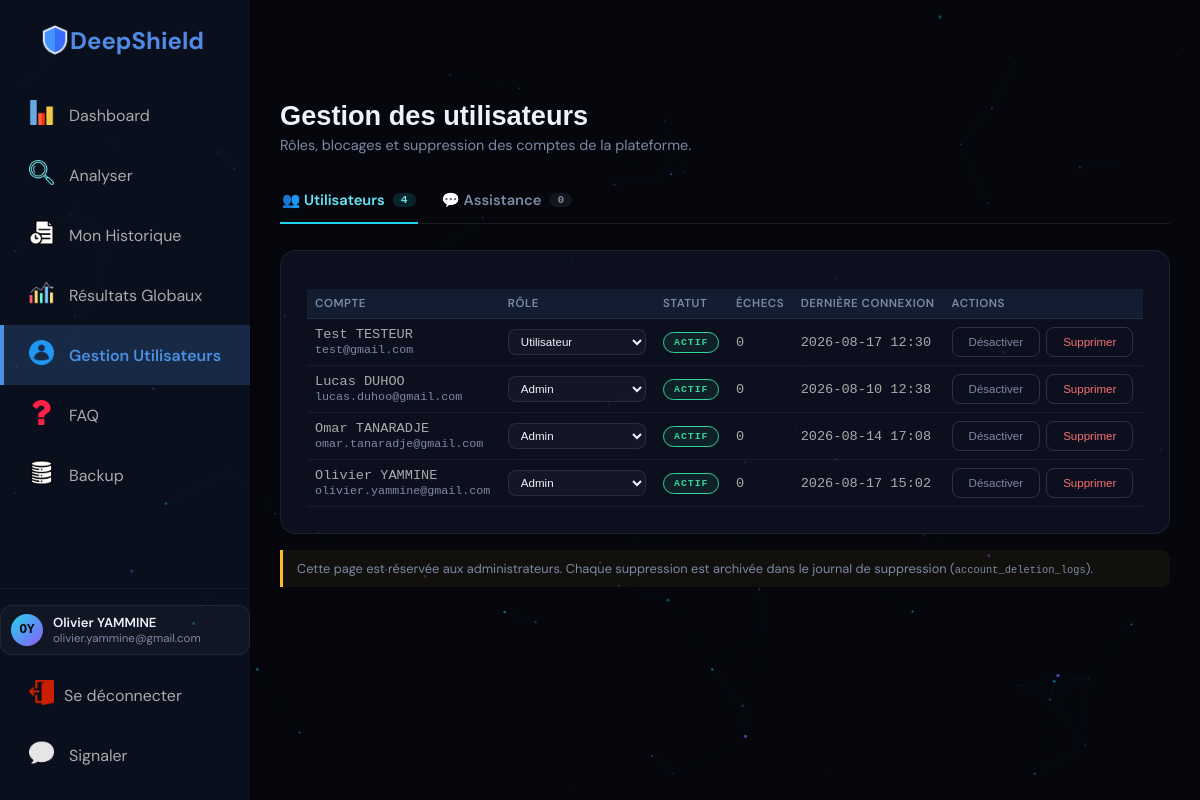
/gestion_users.php (signed in), run on the app's committed database.
### tables this page shows
CREATE TABLE `users` (
  `id` int NOT NULL AUTO_INCREMENT,
  `email` varchar(50) NOT NULL,
  `password_hash` varchar(255) NOT NULL,
  `first_name` varchar(50) DEFAULT NULL,
  `last_name` varchar(50) DEFAULT NULL,
  `profile_photo` varchar(50) NOT NULL DEFAULT 'default-avatar.png',
  `role` tinyint unsigned NOT NULL DEFAULT '2' COMMENT '0=''admin''\r\n1=''premium user''\r\n2=''user''',
  `is_active` tinyint DEFAULT '1' COMMENT '0=inactif, 1=actif, 2=bloqué (trop de tentatives)',
  `failed_login_attempts` tinyint unsigned NOT NULL DEFAULT '0' COMMENT 'Nombre de tentatives de connexion échouées',
  `created_at` timestamp NULL DEFAULT CURRENT_TIMESTAMP,
  `updated_at` timestamp NULL DEFAULT CURRENT_TIMESTAMP ON UPDATE CURRENT_TIMESTAMP,
  `last_login` timestamp NULL DEFAULT NULL,
  `last_try_login` timestamp NULL DEFAULT NULL,
  `email_token` varchar(64) DEFAULT NULL,
  `email_token_expires` datetime DEFAULT NULL,
  `reset_token` varchar(64) DEFAULT NULL,
  `reset_token_expires` datetime DEFAULT NULL,
  PRIMARY KEY (`id`),
  UNIQUE KEY `email` (`email`)
);

CREATE TABLE `assistance` (
  `id` int NOT NULL AUTO_INCREMENT,
  `user_id` int NOT NULL,
  `first_name` varchar(50) NOT NULL,
  `last_name` varchar(50) NOT NULL,
  `email` varchar(255) NOT NULL,
  `role` tinyint NOT NULL,
  `subject` varchar(255) NOT NULL,
  `message` longtext NOT NULL,
  `date_submission` timestamp NOT NULL DEFAULT CURRENT_TIMESTAMP,
  `status` enum('nouveau','lu','resolu','fermé') DEFAULT 'nouveau',
  `admin_notes` longtext,
  `date_response` timestamp NULL DEFAULT NULL,
  PRIMARY KEY (`id`)
);

### src/Auth.php (called while the page is built, shortened)
<?php
final class Auth
{
    public function currentUser(): ?array
    {
        return [
            'id' => $_SESSION['user_id'],
            'email' => $_SESSION['email'] ?? '',
            'first_name' => $_SESSION['first_name'] ?? '',
            'last_name' => $_SESSION['last_name'] ?? '',
            'role' => $_SESSION['role'] ?? 2,
        ];
    }
}

### src/helpers.php (called while the page is built, shortened)
<?php
function e(?string $value): string
{
    return htmlspecialchars($value ?? '', ENT_QUOTES, 'UTF-8');
}

### public/gestion_users.php (the view, shortened to what this page needs)
<?php
require_once __DIR__ . '/../src/bootstrap.php';
$roleLabels = [0 => 'Admin', 1 => 'Utilisateur premium', 2 => 'Utilisateur'];
if ($dbError === null) {
    $currentUser = $auth->currentUser();
    $currentUserId = (int) $currentUser['id'];
}
$csrfToken = ds_csrf_token();
$users = [];
$assistanceRequests = [];
if ($dbError === null) {
    $stmt = $pdo->query('SELECT id, email, first_name, last_name, role, is_active, failed_login_attempts, created_at, last_login FROM users ORDER BY created_at DESC');
    $users = $stmt->fetchAll();
    $stmt = $pdo->query(
        "SELECT * FROM assistance
         ORDER BY FIELD(status, 'nouveau', 'lu', 'resolu', 'fermé'), date_submission DESC"
    );
    $assistanceRequests = $stmt->fetchAll();
}
$assistOpenCount = count(array_filter($assistanceRequests, fn($a) => $a['status'] === 'nouveau'));
?>
<!DOCTYPE html>
<html lang="fr">
<head>
<link href="assets/css/site.css" rel="stylesheet">
<link href="assets/css/app.css" rel="stylesheet">
</head>
<body>
<canvas id="bg-canvas"></canvas>
<div class="app-layout">
  <?php include __DIR__ . '/../src/partials/app_sidebar.php'; ?>
  <main class="app-main">
    <div class="app-page-head">
      <h1>Gestion des utilisateurs</h1>
      <p>Rôles, blocages et suppression des comptes de la plateforme.</p>
    </div>
    <?php if ($dbError !== null): ?>
      <div class="notice"><img src="assets/images/supprimer.png" alt="supprimer.png" width="30px"> Base de données injoignable : <?= e($dbError) ?></div>
    <?php else: ?>
    <nav class="page-tabs">
      <button type="button" class="page-tab active" data-tab="users" onclick="switchPageTab('users', this)">
        👥 Utilisateurs <span class="tab-count"><?= count($users) ?></span>
      </button>
      <button type="button" class="page-tab" data-tab="assistance" onclick="switchPageTab('assistance', this)">
        💬 Assistance <span class="tab-count"><?= $assistOpenCount ?></span>
      </button>
    </nav>
    <div id="tab-users" class="page-tab-panel active">
    <section class="panel">
      <?php if (empty($users)): ?>
        <div class="empty-state"><p>Aucun compte enregistré.</p></div>
      <?php else: ?>
        <table class="table" style="font-size: medium;">
          <thead>
            <tr>
              <th>Compte</th><th>Rôle</th><th>Statut</th><th>Échecs</th><th>Dernière connexion</th><th>Actions</th>
            </tr>
          </thead>
          <tbody>
            <?php foreach ($users as $u): $isSelf = (int) $u['id'] === $currentUserId; ?>
              <tr>
                <td><?= e($u['first_name'] . ' ' . $u['last_name']) ?><br><span class="muted"><?= e($u['email']) ?></span></td>
                <td>
                  <form method="post" style="display:flex;gap:6px;align-items:center;">
                    <select name="role" onchange="this.form.submit()"
                      style="background:rgba(255,255,255,0.03);border:1px solid rgba(255,255,255,0.09);color:var(--text-main);border-radius:8px;padding:5px 8px;font-size:0.85em;">
                      <?php foreach ($roleLabels as $val => $label): ?>
                        <option value="<?= $val ?>" style="background:#0b0f1a;color:#f5f5f5;" <?= (int) $u['role'] === $val ? 'selected' : '' ?>><?= e($label) ?></option>
                      <?php endforeach; ?>
                    </select>
                  </form>
                </td>
                <td>
                  <?php if ((int) $u['is_active'] === 1): ?>
                    <span class="badge badge-ok">ACTIF</span>
                  <?php elseif ((int) $u['is_active'] === 2): ?>
                    <span class="badge badge-warn">BLOQUÉ</span>
                  <?php else: ?>
                    <span class="badge badge-neutral">DÉSACTIVÉ</span>
                  <?php endif; ?>
                </td>
                <td><?= (int) $u['failed_login_attempts'] ?></td>
                <td><?= $u['last_login'] ? e(substr((string) $u['last_login'], 0, 16)) : '—' ?></td>
                <td>
                  <div style="display:flex;gap:6px;flex-wrap:wrap;">
                    <?php if ((int) $u['is_active'] === 2): ?>
                      <form method="post"><input type="hidden" name="action" value="unlock"><input type="hidden" name="user_id" value="<?= (int) $u['id'] ?>"><input type="hidden" name="csrf_token" value="<?= e($csrfToken) ?>"><button type="submit" class="btn-ghost">Débloquer</button></form>
                    <?php elseif ((int) $u['is_active'] === 0): ?>
                      <form method="post"><input type="hidden" name="action" value="activate"><input type="hidden" name="user_id" value="<?= (int) $u['id'] ?>"><input type="hidden" name="csrf_token" value="<?= e($csrfToken) ?>"><button type="submit" class="btn-ghost">Réactiver</button></form>
                    <?php else: ?>
                      <form method="post" onsubmit="return !<?= $isSelf ? 'true' : 'false' ?>;"><button type="submit" class="btn-ghost" <?= $isSelf ? 'disabled title="Vous ne pouvez pas désactiver votre propre compte"' : '' ?>>Désactiver</button></form>
                    <?php endif; ?>
                    <form method="post" onsubmit="return confirm('Supprimer définitivement ce compte ?');"><button type="submit" class="btn-ghost" style="color:var(--danger);" <?= $isSelf ? 'disabled title="Vous ne pouvez pas supprimer votre propre compte"' : '' ?>>Supprimer</button></form>
                  </div>
                </td>
              </tr>
            <?php endforeach; ?>
          </tbody>
        </table>
      <?php endif; ?>
    </section>
    <p class="disclaimer">Cette page est réservée aux administrateurs. Chaque suppression est archivée dans le journal de suppression (<code>account_deletion_logs</code>).</p>
    </div>
    <?php endif; ?>
  </main>
</div>
</body>
</html>

### src/partials/app_sidebar.php (shortened to what this page needs)
<?php
$current_page = basename($_SERVER['PHP_SELF']);
$currentUser = ($auth !== null) ? $auth->currentUser() : null;
$role = $_SESSION['role'] ?? null;
?>
<div class="sidebar">
    <nav class="nav-menu">
        <div class="header-logo"><img src="assets/images/bouclier.png" alt="logo" style="width:30px; height:30px; object-fit:contain;">DeepShield</div>
        <a href="dashboard.php" class="nav-item <?php echo (strpos($current_page, 'dashboard') !== false) ? 'active' : ''; ?>">
            <div class="nav-icon">
                <img src="assets/images/graphiques.png" alt="Dashboard" style="width:25px; height:25px; object-fit:contain;">
            </div>
            <span>Dashboard</span>
        </a>
        <a href="analyser.php" class="nav-item <?php echo ($current_page == 'analyser.php') ? 'active' : ''; ?>">
            <div class="nav-icon">
                <img src="assets/images/rechercher.png" alt="Analyser" style="width:25px; height:25px; object-fit:contain;">
            </div>
            <span>Analyser</span>
        </a>
        <a href="historique.php" class="nav-item <?php echo ($current_page == 'historique.php') ? 'active' : ''; ?>">
            <div class="nav-icon">
                <img src="assets/images/file.png" alt="Mon Historique" style="width:25px; height:25px; object-fit:contain;">
            </div>
            <span>Mon Historique</span>
        </a>
        <?php if ($role === 0): ?>
            <a href="resultats.php" class="nav-item <?php echo ($current_page == 'resultats.php') ? 'active' : ''; ?>">
                <div class="nav-icon">
                    <img src="assets/images/fluctuation.png" alt="Résultats Globaux" style="width:25px; height:25px; object-fit:contain;">
                </div>
                <span>Résultats Globaux</span>
            </a>
        <?php endif; ?>
        <?php if ($role === 0): ?>
            <a href="gestion_users.php" class="nav-item <?php echo ($current_page == 'gestion_users.php') ? 'active' : ''; ?>">
                <div class="nav-icon">
                    <img src="assets/images/user_logo.png" alt="Gestion Utilisateurs" style="width:25px; height:25px; object-fit:contain;">
                </div>
                <span>Gestion Utilisateurs</span>
            </a>
        <?php endif; ?>
        <a href="faq.php" class="nav-item <?php echo ($current_page == 'faq.php') ? 'active' : ''; ?>">
            <div class="nav-icon">
                <img src="assets/images/point-dinterrogation.png" alt="FAQ" style="width:25px; height:25px; object-fit:contain;">
            </div>
            <span>FAQ</span>
        </a>
        <?php if ($role === 0): ?>
            <a href="backup.php" class="nav-item <?php echo ($current_page == 'backup.php') ? 'active' : ''; ?>">
                <div class="nav-icon">
                    <img src="assets/images/database.png" alt="Backup" style="width:25px; height:25px; object-fit:contain;">
                </div>
                <span>Backup</span>
            </a>
        <?php endif; ?>
    </nav>
    <div class="app-sidebar-footer">
        <?php if ($currentUser !== null): ?>
        <a href="profile.php" class="user-pill" style="text-decoration:none;<?php echo ($current_page == 'profile.php') ? 'border-color:var(--cyan);' : ''; ?>" title="Mon profil">
            <span class="user-avatar"><?= e(strtoupper(substr($currentUser['first_name'] ?? '', 0, 1) . substr($currentUser['last_name'] ?? '', 0, 1))) ?></span>
            <div class="user-pill-info">
                <span class="user-name"><?= e(trim(($currentUser['first_name'] ?? '') . ' ' . ($currentUser['last_name'] ?? ''))) ?></span>
                <span class="user-email"><?= e($currentUser['email'] ?? '') ?></span>
            </div>
        </a>
        <a href="logout.php" class="nav-item" style="margin-bottom:-25px;">
            <span class="app-nav-icon"><img src="assets/images/logout.png" alt="Logout" style="width:25px; height:25px; object-fit:contain;"></span>
            <span>Se déconnecter</span>
        </a>
        <a href="assistance.php" class="nav-item nav-assistance-btn" title="Signaler un problème ou demander de l'aide">
            <div class="nav-icon">
                <span class="assistance-icon"><img src="assets/images/speech-bubble.png" alt="Speech-bubble" style="width:25px; height:25px; object-fit:contain;"></span>
            </div>
            <span>Signaler</span>
        </a>
        <?php endif; ?>
    </div>
</div>

### public/assets/css/site.css (style rules this page uses)
*, *::before, *::after { margin: 0; padding: 0; box-sizing: border-box; }
:root { --cyan: #22d3ee; --cyan-bright: #67e8f9; --violet: #8b5cf6; --pink: #f472b6; --bg-deep: #05070d; --bg-dark: #0b0f1a; --bg-card: rgba(16, 22, 38, 0.72); --border-glow: rgba(34, 211, 238, 0.22); --text-main: #eef2fb; --text-muted: #7c8aa5; --ok: #34d399; --warn: #fbbf24; --danger: #f87171; --gradient-main: linear-gradient(135deg, var(--cyan), var(--violet)); --gradient-glow: radial-gradient(ellipse 80% 60% at 50% -20%, rgba(34,211,238,0.16), transparent); --font-display: 'Verdana', sans-serif; --font-body: 'DM Sans', sans-serif; --font-mono: 'Gill Sans', monospace; }
html { scroll-behavior: smooth; }
body { font-family: var(--font-body); background: var(--bg-deep); color: var(--text-main); overflow-x: hidden; }
a { color: inherit; }
#bg-canvas { position: fixed; inset: 0; z-index: 0; pointer-events: none; }
.btn-ghost { background: transparent; border: 1px solid rgba(238,242,251,0.15); color: var(--text-muted); border-radius: 8px; padding: 8px 16px; text-decoration: none; font-size: 0.85em; transition: all .2s; }
section { position: relative; z-index: 1; padding: 110px 24px; max-width: 1100px; margin: 0 auto; }
table { width: 100%; border-collapse: collapse; }
table thead { background: rgba(74, 144, 226, 0.1); }
table thead th { padding: 15px 20px; text-align: left; color: #4a90e2; font-weight: 600; text-transform: uppercase; font-size: 0.85em; letter-spacing: 0.5px; }
table tbody tr { border-bottom: 1px solid rgba(74, 144, 226, 0.1); transition: background 0.3s; }
table tbody td { padding: 15px 20px; color: #aaa; }

### data on the page
users: first_name+last_name "OY", first_name+last_name "Olivier YAMMINE", email "olivier.yammine@gmail.com", role "Admin", is_active "ACTIF", failed_login_attempts "0", last_login "2026-08-17 15:02"
assistance: status "0"
users: first_name+last_name "Test TESTEUR", email "test@gmail.com", role "Utilisateur", is_active "ACTIF", failed_login_attempts "0", last_login "2026-08-17 12:30"
users: first_name+last_name "Lucas DUHOO", email "lucas.duhoo@gmail.com", role "Admin", is_active "ACTIF", failed_login_attempts "0", last_login "2026-08-10 12:38"
users: first_name+last_name "Omar TANARADJE", email "omar.tanaradje@gmail.com", role "Admin", is_active "ACTIF", failed_login_attempts "0", last_login "2026-08-14 17:08"

### other printed values
count($users) "4"
